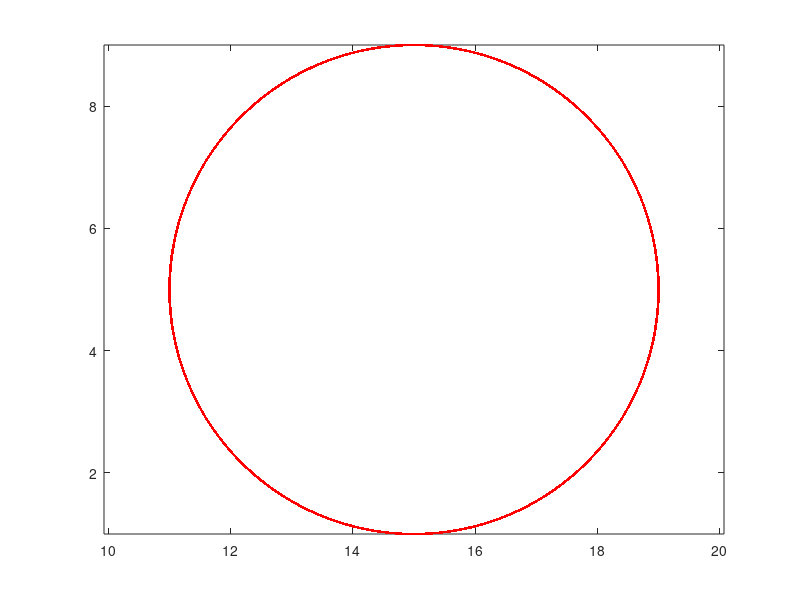

The MATLAB script that drew this image: (Note: this script raises an error after producing the figure.)
global l1 l2
l1 = 10;
l2 = 10;
x = 15;
y = 5;
dt=0.001;%2*pi/2000;

t = 0:dt:2*pi;

%RESET
X = 0;
Y = 0;

%X = 8*cos(t) + x;
%Y = 7*sin(2*t) / 2 + y;
%X = 5*sin(2*t) / 2 + x;
%Y = 6*cos(t) + y;
X = 4*cos(t)+x;
Y = 4*sin(t)+y;

trajectory.x = X(:);
trajectory.y = Y(:);
trajectory.total_time = 2*pi;
trajectory.time_step = dt;

figure;plot(X(:), Y(:), 'r.');
axis equal;

x=X(1);
y=Y(1);

b = sqrt(x.^2 + y.^2);
alpha = 2*pi - acos( (b.^2 + l1^2 - l2^2) ./ (2*b*l1));
beta  = pi - acos((l1^2 + l2^2 - b.^2) ./ (2*l1*l2));

angles = get_angles_from_xytraj(trajectory, [(alpha + atan(y./x)) beta]');
angles = transpose(angles.q);
angles = [diff(angles(:,1)) diff(angles(:,2))];
%angles = [angles(:,1) angles(:,2)];




csvwrite('myfile.csv',angles);

%FK to test
X = l1 * cos(angles(:,1)) + l2 * cos((angles(:,1) + angles(:,2)));
Y = l1 * sin(angles(:,1)) + l2 * sin((angles(:,1) + angles(:,2)));

figure;plot(X(:), Y(:), 'r.');
axis equal;
